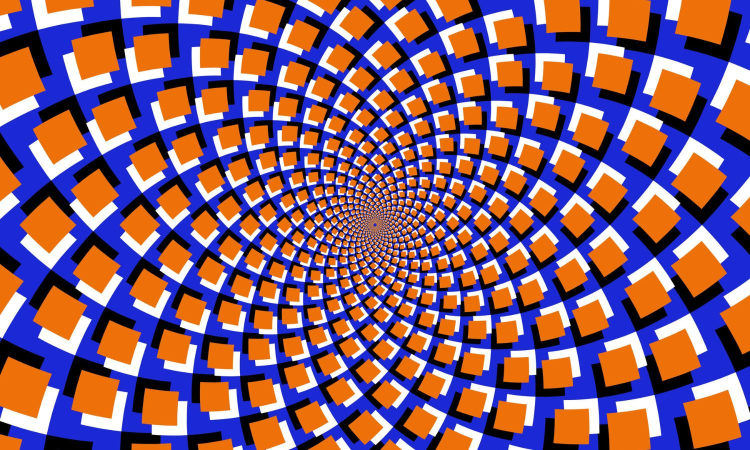
#> input picture imagenes/img1.jpg, 1500 x 900 px, found by its file name (shown at 1/2 size)
$ python P1P1.py
#> lines starting #> are read from the running program, lines starting #| are printed output that depends on the picture
#Manipulacion una imagen
## Importacion de bibliotecas
import cv2
import matplotlib.pyplot as plt
import os
def mostrarcv2(nombre, img):
    cv2.imshow(nombre, img)  # muestra la imagen en pantalla
    cv2.waitKey(0)  # espera a que presiones cualquier botón
    cv2.destroyAllWindows()  # opcional: cierra todas las ventanas que tengas abiertas de cv

def mostrarPlt(nombre,img):
    plt.imshow(img, cmap='gray')
    plt.title(nombre)
    plt.show()

def guardarImagen(nombre,ruta,imagen):
    if not os.path.exists(ruta):
        os.makedirs(ruta)
    output_path = os.path.join(ruta, nombre) # Ruta de salida
    cv2.imwrite(output_path, imagen)

def main():
    #Cargar una imagen
    ruta = 'codigos/../imagenes/img1.jpg' # Ruta de la imagen
    capa = 0 # Capa de la imagen a cargar (0: escala de grises B(0)G(1)R(2), -1: color)
    img = cv2.imread(ruta,capa)
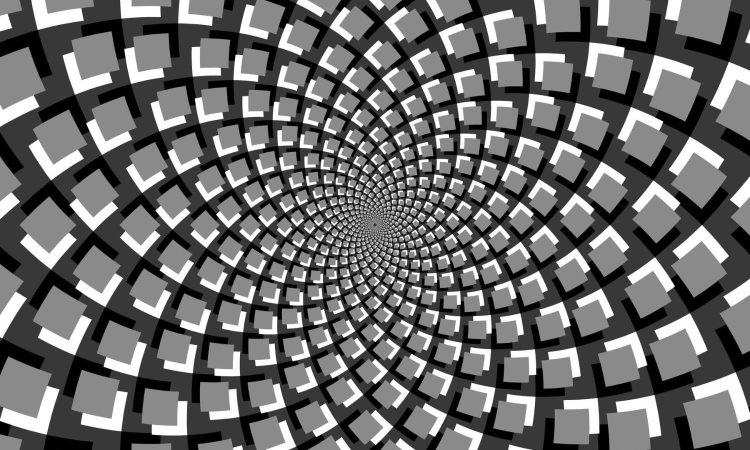
#> img: shape (900, 1500) (shown at 1/2 size); min 0, max 255, mean 108

    #mostrar imagen con opencv
    #mostrarcv2('Imagen', img)

    #mostrar imagen con matplotlib
    #mostrarPlt('Imagen','mi_ruta',img)

    #Guardar imagen
    #guardarImagen('imagen.jpg','mi_ruta',img)

    #reducir imagen
    img = cv2.resize(img, (0,0), fx=0.5, fy=0.5)
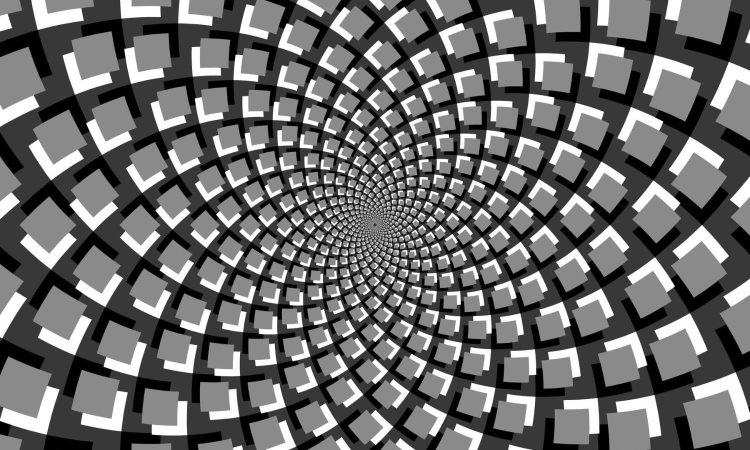
#> img: shape (450, 750); min 0, max 255, mean 108.1
    mostrarPlt('Imagen Reducida',img)
    img.reshape(-1,3)


main()
